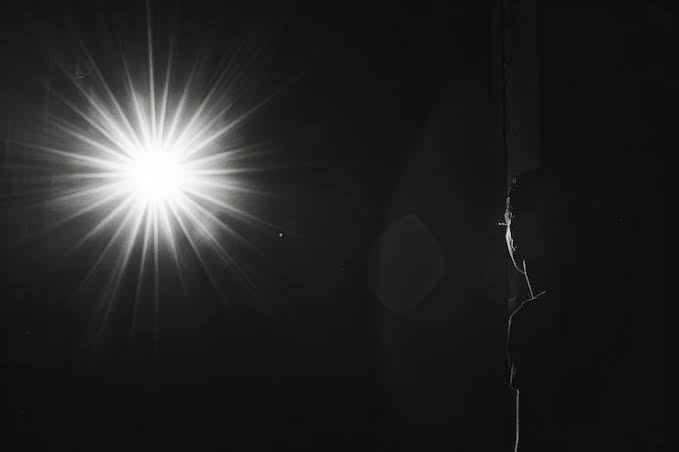
#> input picture Lab2/img/images (1).jpg, 679 x 452 px
$ python -i contrast.py   (imports and definitions only)
#> lines starting #> are read from the running program, lines starting #| are printed output that depends on the picture
#> in equalize_hsv, `pil = Image.fromarray(img).convert("HSV")`: pil: PIL image 679x452 HSV; mean H, S, V 0, 0, 35.7
import numpy as np
from PIL import Image


def to_gray(img):
    if img.ndim == 2:
        return img
    gray = img[:, :, :3] @ np.array([0.299, 0.587, 0.114])
    return np.round(gray).astype(np.uint8)


def histogram(gray):
    return np.bincount(gray.ravel(), minlength=256)


def linear_contrast(img, cut=0.0):
    low, high = np.percentile(img, [cut, 100 - cut])
    if high <= low:
        return img.copy()
    res = (img.astype(np.float64) - low) / (high - low) * 255
    return np.clip(res, 0, 255).round().astype(np.uint8)


def equalize_gray(ch):
    cdf = histogram(ch).cumsum()
#> cdf = 256 values from 38 to 306908
    cdf_min = cdf[cdf > 0].min()
#> cdf_min = 38
    total = ch.size
#> total = 306908
    if total == cdf_min:
        return ch.copy()
    lut = np.round((cdf - cdf_min) / (total - cdf_min) * 255)
#> lut = 256 values from 0 to 255
    lut = np.clip(lut, 0, 255).astype(np.uint8)
    return lut[ch]
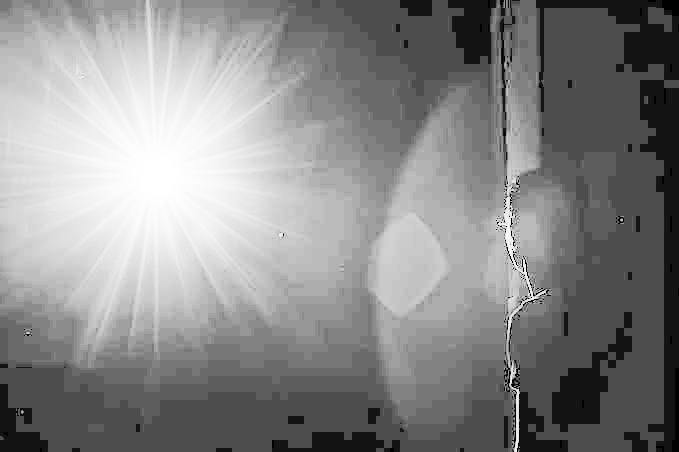
#> returned value: shape (452, 679); min 0, max 255, mean 136.8


def equalize_rgb(img):
    out = np.empty_like(img)
    for c in range(3):
        out[:, :, c] = equalize_gray(img[:, :, c])
    return out


def equalize_hsv(img):
    pil = Image.fromarray(img).convert("HSV")
    hsv = np.array(pil)
    hsv[:, :, 2] = equalize_gray(hsv[:, :, 2])
#> hsv: shape (452, 679, 3); mean of channels 0, 1, 2 0, 0, 136.8
    back = Image.frombytes("HSV", pil.size, hsv.tobytes())
    return np.array(back.convert("RGB"))
#> returned value: shape (452, 679, 3)

>>> import cv2
>>> picture = cv2.imread('img/images (1).jpg', cv2.IMREAD_GRAYSCALE)
>>> result = equalize_hsv(picture)
